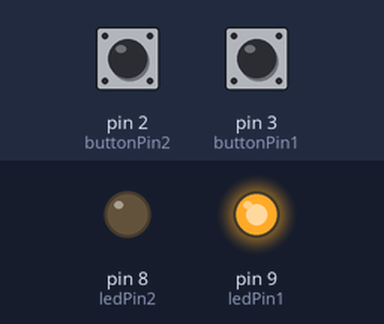
Bench run of a sketch on a simulated Arduino Uno, built with avr-gcc and run on an emulated ATmega328P. Shown: output pins drawn as LEDs (lit = HIGH). Dashed ring = blinking. The test bench sets the inputs (shaded band); at power-on: pin 3 (buttonPin1) LOW, pin 2 (buttonPin2) LOW.

Above: at 1.2 s.
1.3 s: pin 3 (buttonPin1) pulled HIGH for 1 s
At 2.7 s:
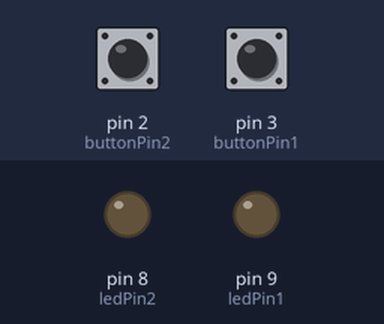
3.8 s: pin 2 (buttonPin2) pulled HIGH for 3.2 s
At 3.9 s:
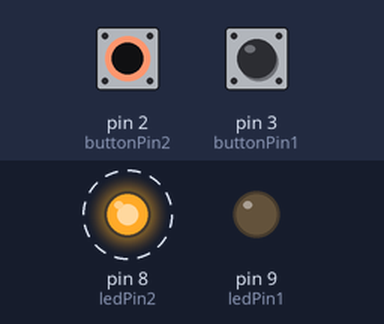
8.5 s: pin 2 (buttonPin2) pulled HIGH for 0.15 s
At 9.7 s:
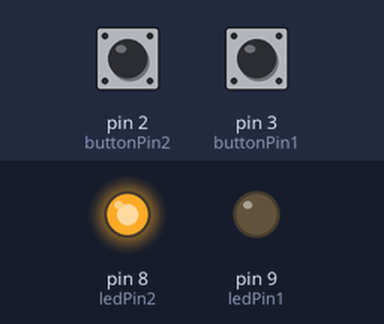
10.1 s: pin 2 (buttonPin2) pulled HIGH for 1 s
At 11.7 s:
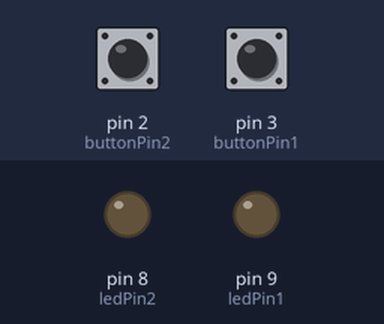
Timing chart, 0 to 13.2 s (numbered marks = the images above; inputs shaded):
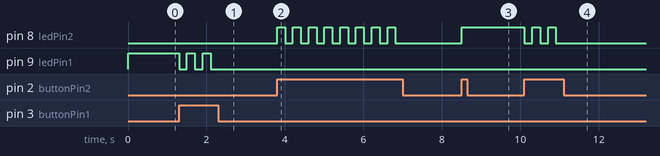

The sketch:

Day5_Two-Buttons-Two-LED.ino
```cpp
const int buttonPin1 = 3;  // Pin for button 1
const int buttonPin2 = 2;  // Pin for button 2
const int ledPin1 = 9;     // Pin for LED 1
const int ledPin2 = 8;     // Pin for LED 2

// initial states
int led1State = 1;
int led2State = 0;

// debounce variables
unsigned long lastUpdatedTime = 0;
unsigned long delayTime = 200;

void setup() {
  pinMode(buttonPin1, INPUT);  // Button 1 configured as input
  pinMode(buttonPin2, INPUT);  // Button 2 configured as input
  pinMode(ledPin1, OUTPUT);    // LED 1 configured as output
  pinMode(ledPin2, OUTPUT);    // LED 2 configured as output
}

void loop() {
  int buttonState1 = digitalRead(buttonPin1);  // Read the state of button 1
  int buttonState2 = digitalRead(buttonPin2);  // Read the state of button 2

  // light LED based on states
  if (led1State == 1) {
    digitalWrite(ledPin1, HIGH);
  }
  else {
    digitalWrite(ledPin1, LOW);
  }

  if (led2State == 1) {
    digitalWrite(ledPin2, HIGH);
  }
  else {
    digitalWrite(ledPin2, LOW);
  }

  // manage states - don't flip LED state on button press if the other light is currently on
  if (millis() - lastUpdatedTime > delayTime) {
    if (buttonState1 == HIGH && led2State != 1) {
      led1State = !led1State;
      lastUpdatedTime = millis();
    }

    if (buttonState2 == HIGH && led1State != 1) {
      led2State = !led2State;
      lastUpdatedTime = millis();
    }
  }

}
```

Measured:
- after the input at 1.3 s, pin 9 (ledPin1): alternates HIGH for 0.20 s and LOW for 0.20 s, 5 changes in all, then stays LOW, starting at once
- after the input at 3.8 s, pin 8 (ledPin2): alternates HIGH for 0.20 s and LOW for 0.20 s, 16 changes in all, then stays LOW, starting at once
- after the input at 8.5 s, pin 8 (ledPin2): LOW → HIGH at once
- after the input at 10.1 s, pin 8 (ledPin2): alternates HIGH for 0.20 s and LOW for 0.20 s, 5 changes in all, then stays LOW, starting at once
